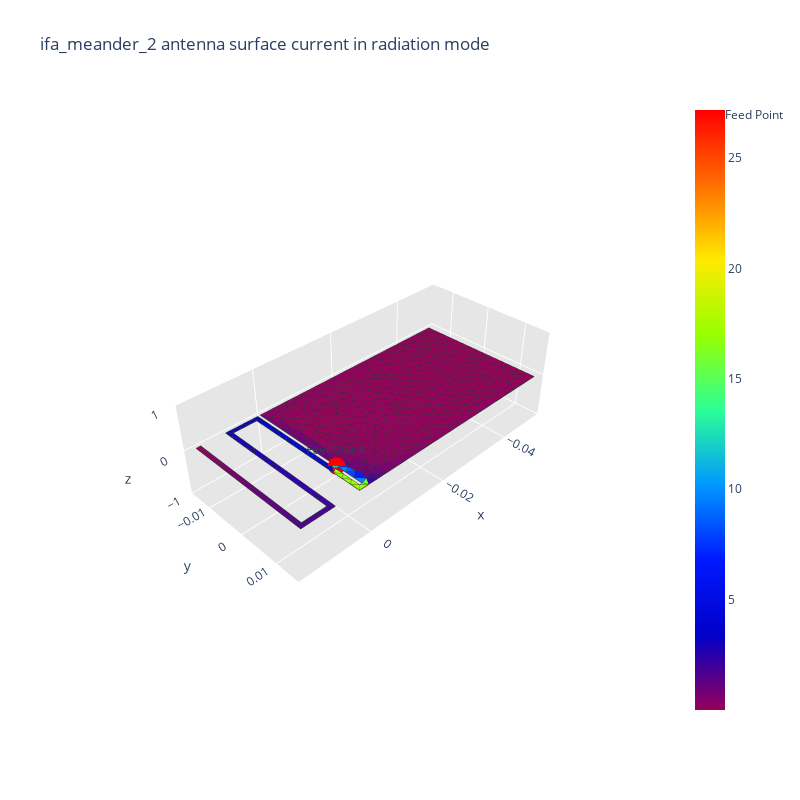
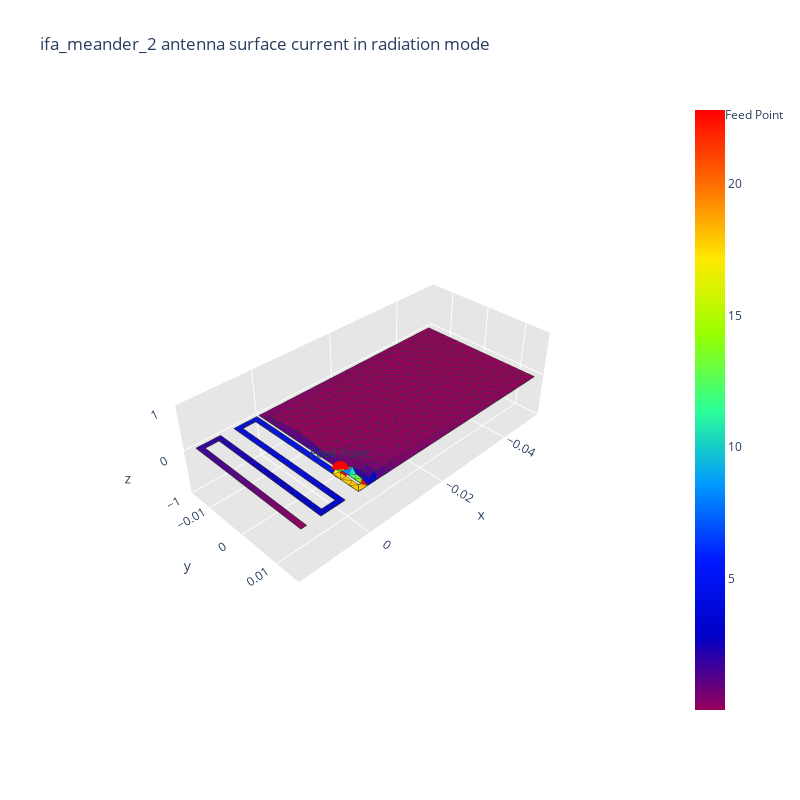
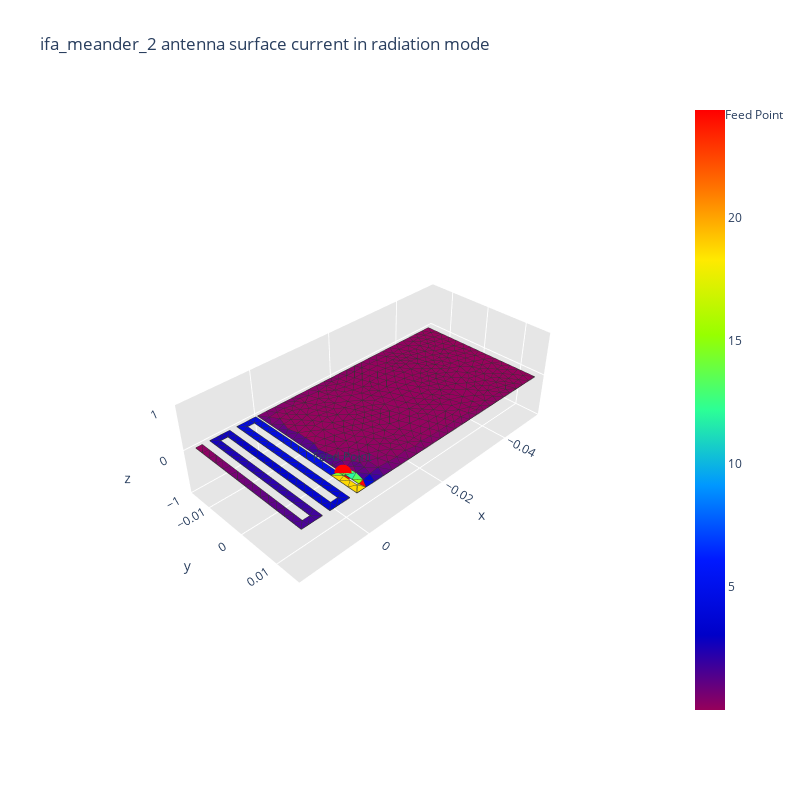
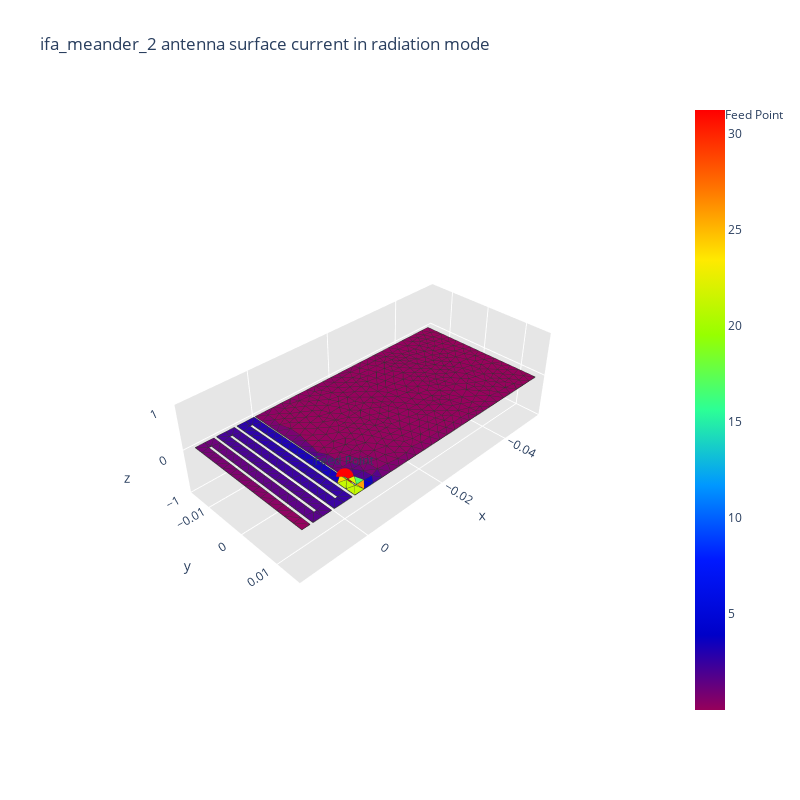

The code cell stored with these charts, in order, in its notebook:
### Code cell
has_converged = False
max_iterations = 15

x, y, Nombre_meandre = ifa_creation_new(Lenght_antenna, a, b, wid, L_short)

# Nombre_meandre = 6

# Loop for simulation
iteration = 0
while not has_converged and iteration < max_iterations:

    run_ifa_meander_simulation(iteration, wid, distance_short, x, y, L_short, feed, feed_wid, x_t, y_t, save_mesh_folder, mesh_name, ifa_meander_msh, ifa_meander_mat)

    s11_db, f_resonance, new_distance_short, new_wid, new_Nombre_meandre, has_converged, impedances = simulate_freq_loop_test_version_3(
        fLow, fHigh, nPoints, fC, accuracy, ifa_meander_mat, feed_point, distance_short, wid, Lenght_antenna, b, a, L_short, Nombre_meandre)
    
    # Remplacement par appel de la fonction update_ifa_meander_params
    distance_short, wid, Nombre_meandre, feed, feed_wid, feed_point = update_ifa_meander_params(new_distance_short, new_wid, new_Nombre_meandre, t_b)

    plot_s11_curve(fLow, fHigh, nPoints, s11_db, fC)
    plot_impedance(fLow, fHigh, nPoints, impedances, s11_db, fC)

    x, y = ifa_creation_optimisation(Lenght_antenna, a, b, wid, Nombre_meandre, L_short)
    iteration += 1

    """ if has_converged:
        iteration_optimised = iteration - 1
        print(f"On est dans la plage de convergence")
        # appel de la fonction qui met à jour les paramètres
        has_optimised = False
        while not has_optimised:

            run_ifa_meander_simulation(iteration_optimised, wid, distance_short, x, y, L_short, feed, feed_wid, x_t, y_t, save_mesh_folder, mesh_name, ifa_meander_msh, ifa_meander_mat)

            s11_db, f_resonance, new_distance_short, new_wid, has_optimised, impedances = loop_in_interval(
            fLow, fHigh, nPoints, fC, accuracy, ifa_meander_mat, feed_point, distance_short, wid, b)

            distance_short, wid, feed, feed_wid, feed_point = update_ifa_meander_params(new_distance_short, new_wid, None, t_b)

            plot_s11_curve(fLow, fHigh, nPoints, s11_db, fC)
            plot_impedance(fLow, fHigh, nPoints, impedances, s11_db, fC)
            x, y = ifa_creation_optimisation(Lenght_antenna, a, b, wid, Nombre_meandre, L_short)
            iteration_optimised += 1 """

### Figure 1 — Plotly figure (JSON) as saved in the notebook; plotly's stock layout.template omitted (floating-point values rounded to 4 significant figures; data arrays with more than 128 entries replaced by an {"elided": "..."} marker saying what was removed)
{"data": [{"facecolor": {"elided": "874 str values"}, "i": {"elided": "874 int values"}, "j": {"elided": "874 int values"}, "k": {"elided": "874 int values"}, "name": "", "type": "mesh3d", "x": {"elided": "522 float values"}, "y": {"elided": "522 float values"}, "z": {"elided": "522 int values"}}, {"line": {"color": "rgb(50, 50, 50)", "width": 1.5}, "mode": "lines", "showlegend": false, "type": "scatter3d", "x": {"elided": "4370 float values"}, "y": {"elided": "4370 float values"}, "z": {"elided": "4370 int values"}}, {"hoverinfo": "none", "marker": {"color": [0.002952, 27.17], "colorscale": [[0, "rgb(150, 0, 90)"], [0.125, "rgb(0, 0, 200)"], [0.25, "rgb(0, 25, 255)"], [0.375, "rgb(0, 152, 255)"], [0.5, "rgb(44, 255, 150)"], [0.625, "rgb(151, 255, 0)"], [0.75, "rgb(255, 234, 0)"], [0.875, "rgb(255, 111, 0)"], [1, "rgb(255, 0, 0)"]], "showscale": true, "size": 0.1}, "mode": "markers", "showlegend": false, "type": "scatter3d", "x": [0], "y": [0.00773], "z": [0]}, {"marker": {"color": "red", "size": 6, "symbol": "circle"}, "mode": "markers+text", "name": "Feed Point", "text": ["Feed Point"], "textposition": "top center", "type": "scatter3d", "x": [0], "y": [0.00723], "z": [0]}], "layout": {"height": 800, "scene": {"aspectratio": {"x": 1, "y": 0.4615, "z": 0.3}, "xaxis": {"backgroundcolor": "rgb(230, 230, 230)", "gridcolor": "rgb(255, 255, 255)", "showbackground": true, "zerolinecolor": "rgb(255, 255, 255)"}, "yaxis": {"backgroundcolor": "rgb(230, 230, 230)", "gridcolor": "rgb(255, 255, 255)", "showbackground": true, "zerolinecolor": "rgb(255, 255, 255)"}, "zaxis": {"backgroundcolor": "rgb(230, 230, 230)", "gridcolor": "rgb(255, 255, 255)", "showbackground": true, "zerolinecolor": "rgb(255, 255, 255)"}}, "title": {"text": "ifa_meander_2 antenna surface current in radiation mode"}, "width": 800}}

### Figure 2 — Plotly figure (JSON) as saved in the notebook; plotly's stock layout.template omitted (floating-point values rounded to 4 significant figures; data arrays with more than 128 entries replaced by an {"elided": "..."} marker saying what was removed)
{"data": [{"facecolor": {"elided": "919 str values"}, "i": {"elided": "919 int values"}, "j": {"elided": "919 int values"}, "k": {"elided": "919 int values"}, "name": "", "type": "mesh3d", "x": {"elided": "559 float values"}, "y": {"elided": "559 float values"}, "z": {"elided": "559 int values"}}, {"line": {"color": "rgb(50, 50, 50)", "width": 1.5}, "mode": "lines", "showlegend": false, "type": "scatter3d", "x": {"elided": "4595 float values"}, "y": {"elided": "4595 float values"}, "z": {"elided": "4595 int values"}}, {"hoverinfo": "none", "marker": {"color": [0.003869, 22.8], "colorscale": [[0, "rgb(150, 0, 90)"], [0.125, "rgb(0, 0, 200)"], [0.25, "rgb(0, 25, 255)"], [0.375, "rgb(0, 152, 255)"], [0.5, "rgb(44, 255, 150)"], [0.625, "rgb(151, 255, 0)"], [0.75, "rgb(255, 234, 0)"], [0.875, "rgb(255, 111, 0)"], [1, "rgb(255, 0, 0)"]], "showscale": true, "size": 0.1}, "mode": "markers", "showlegend": false, "type": "scatter3d", "x": [0], "y": [0.009015], "z": [0]}, {"marker": {"color": "red", "size": 6, "symbol": "circle"}, "mode": "markers+text", "name": "Feed Point", "text": ["Feed Point"], "textposition": "top center", "type": "scatter3d", "x": [0], "y": [0.008415], "z": [0]}], "layout": {"height": 800, "scene": {"aspectratio": {"x": 1, "y": 0.4637, "z": 0.3}, "xaxis": {"backgroundcolor": "rgb(230, 230, 230)", "gridcolor": "rgb(255, 255, 255)", "showbackground": true, "zerolinecolor": "rgb(255, 255, 255)"}, "yaxis": {"backgroundcolor": "rgb(230, 230, 230)", "gridcolor": "rgb(255, 255, 255)", "showbackground": true, "zerolinecolor": "rgb(255, 255, 255)"}, "zaxis": {"backgroundcolor": "rgb(230, 230, 230)", "gridcolor": "rgb(255, 255, 255)", "showbackground": true, "zerolinecolor": "rgb(255, 255, 255)"}}, "title": {"text": "ifa_meander_2 antenna surface current in radiation mode"}, "width": 800}}

### Figure 3 — Plotly figure (JSON) as saved in the notebook; plotly's stock layout.template omitted (floating-point values rounded to 4 significant figures; data arrays with more than 128 entries replaced by an {"elided": "..."} marker saying what was removed)
{"data": [{"facecolor": {"elided": "949 str values"}, "i": {"elided": "949 int values"}, "j": {"elided": "949 int values"}, "k": {"elided": "949 int values"}, "name": "", "type": "mesh3d", "x": {"elided": "587 float values"}, "y": {"elided": "587 float values"}, "z": {"elided": "587 int values"}}, {"line": {"color": "rgb(50, 50, 50)", "width": 1.5}, "mode": "lines", "showlegend": false, "type": "scatter3d", "x": {"elided": "4745 float values"}, "y": {"elided": "4745 float values"}, "z": {"elided": "4745 int values"}}, {"hoverinfo": "none", "marker": {"color": [0.004137, 24.38], "colorscale": [[0, "rgb(150, 0, 90)"], [0.125, "rgb(0, 0, 200)"], [0.25, "rgb(0, 25, 255)"], [0.375, "rgb(0, 152, 255)"], [0.5, "rgb(44, 255, 150)"], [0.625, "rgb(151, 255, 0)"], [0.75, "rgb(255, 234, 0)"], [0.875, "rgb(255, 111, 0)"], [1, "rgb(255, 0, 0)"]], "showscale": true, "size": 0.1}, "mode": "markers", "showlegend": false, "type": "scatter3d", "x": [0], "y": [0.01014], "z": [0]}, {"marker": {"color": "red", "size": 6, "symbol": "circle"}, "mode": "markers+text", "name": "Feed Point", "text": ["Feed Point"], "textposition": "top center", "type": "scatter3d", "x": [0], "y": [0.009419], "z": [0]}], "layout": {"height": 800, "scene": {"aspectratio": {"x": 1, "y": 0.4667, "z": 0.3}, "xaxis": {"backgroundcolor": "rgb(230, 230, 230)", "gridcolor": "rgb(255, 255, 255)", "showbackground": true, "zerolinecolor": "rgb(255, 255, 255)"}, "yaxis": {"backgroundcolor": "rgb(230, 230, 230)", "gridcolor": "rgb(255, 255, 255)", "showbackground": true, "zerolinecolor": "rgb(255, 255, 255)"}, "zaxis": {"backgroundcolor": "rgb(230, 230, 230)", "gridcolor": "rgb(255, 255, 255)", "showbackground": true, "zerolinecolor": "rgb(255, 255, 255)"}}, "title": {"text": "ifa_meander_2 antenna surface current in radiation mode"}, "width": 800}}

### Figure 4 — Plotly figure (JSON) as saved in the notebook; plotly's stock layout.template omitted (floating-point values rounded to 4 significant figures; data arrays with more than 128 entries replaced by an {"elided": "..."} marker saying what was removed)
{"data": [{"facecolor": {"elided": "966 str values"}, "i": {"elided": "966 int values"}, "j": {"elided": "966 int values"}, "k": {"elided": "966 int values"}, "name": "", "type": "mesh3d", "x": {"elided": "607 float values"}, "y": {"elided": "607 float values"}, "z": {"elided": "607 int values"}}, {"line": {"color": "rgb(50, 50, 50)", "width": 1.5}, "mode": "lines", "showlegend": false, "type": "scatter3d", "x": {"elided": "4830 float values"}, "y": {"elided": "4830 float values"}, "z": {"elided": "4830 int values"}}, {"hoverinfo": "none", "marker": {"color": [0.003891, 31.24], "colorscale": [[0, "rgb(150, 0, 90)"], [0.125, "rgb(0, 0, 200)"], [0.25, "rgb(0, 25, 255)"], [0.375, "rgb(0, 152, 255)"], [0.5, "rgb(44, 255, 150)"], [0.625, "rgb(151, 255, 0)"], [0.75, "rgb(255, 234, 0)"], [0.875, "rgb(255, 111, 0)"], [1, "rgb(255, 0, 0)"]], "showscale": true, "size": 0.1}, "mode": "markers", "showlegend": false, "type": "scatter3d", "x": [0], "y": [0.01113], "z": [0]}, {"marker": {"color": "red", "size": 6, "symbol": "circle"}, "mode": "markers+text", "name": "Feed Point", "text": ["Feed Point"], "textposition": "top center", "type": "scatter3d", "x": [0], "y": [0.01027], "z": [0]}], "layout": {"height": 800, "scene": {"aspectratio": {"x": 1, "y": 0.4709, "z": 0.3}, "xaxis": {"backgroundcolor": "rgb(230, 230, 230)", "gridcolor": "rgb(255, 255, 255)", "showbackground": true, "zerolinecolor": "rgb(255, 255, 255)"}, "yaxis": {"backgroundcolor": "rgb(230, 230, 230)", "gridcolor": "rgb(255, 255, 255)", "showbackground": true, "zerolinecolor": "rgb(255, 255, 255)"}, "zaxis": {"backgroundcolor": "rgb(230, 230, 230)", "gridcolor": "rgb(255, 255, 255)", "showbackground": true, "zerolinecolor": "rgb(255, 255, 255)"}}, "title": {"text": "ifa_meander_2 antenna surface current in radiation mode"}, "width": 800}}
